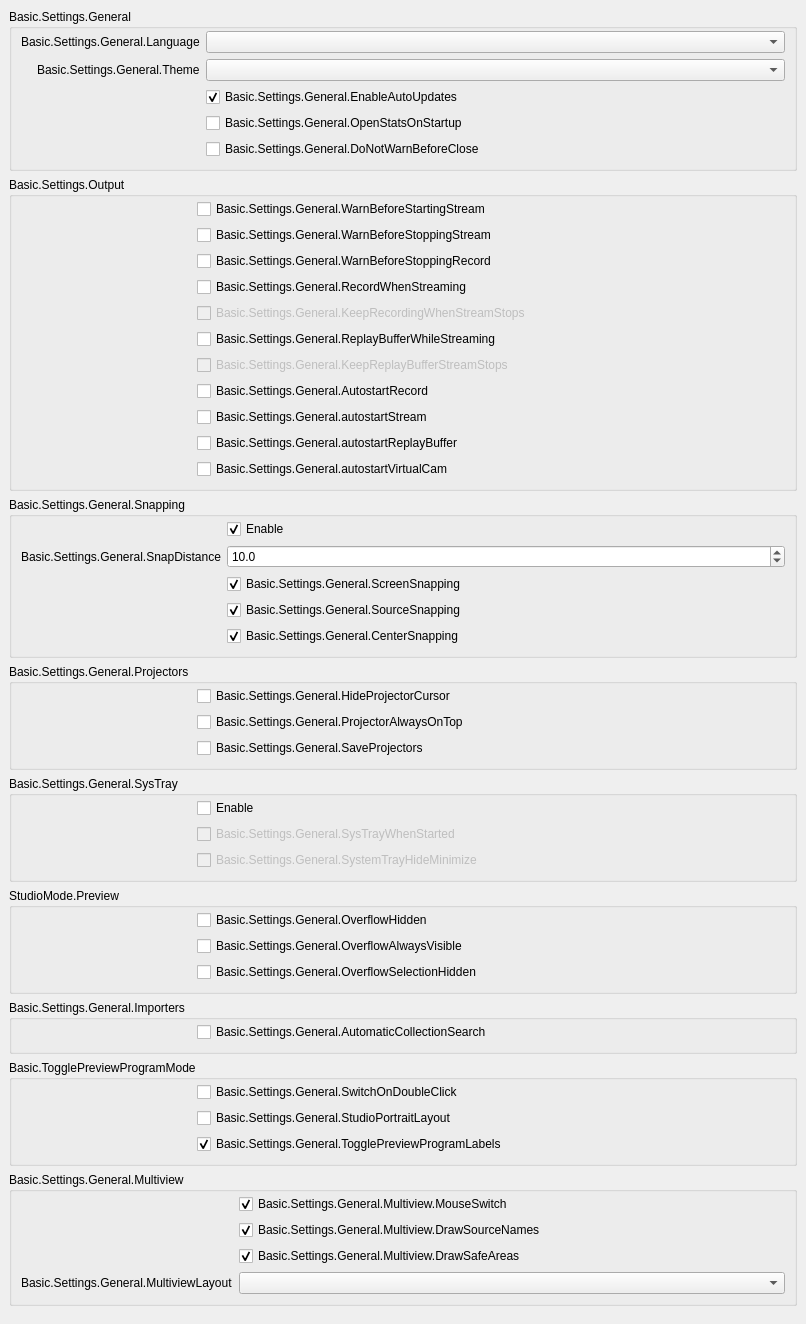
           <widget class="QWidget" name="scrollAreaWidgetContents_2">
            <property name="geometry">
             <rect>
              <x>0</x>
              <y>0</y>
              <width>806</width>
              <height>1254</height>
             </rect>
            </property>
            <layout class="QVBoxLayout" name="verticalLayout_19">
             <property name="leftMargin">
              <number>0</number>
             </property>
             <property name="topMargin">
              <number>0</number>
             </property>
             <property name="rightMargin">
              <number>0</number>
             </property>
             <property name="bottomMargin">
              <number>9</number>
             </property>
             <item alignment="Qt::AlignTop">
              <widget class="QWidget" name="widget_2" native="true">
               <layout class="QVBoxLayout" name="verticalLayout_20">
                <item>
                 <widget class="QGroupBox" name="groupBox_15">
                  <property name="title">
                   <string>Basic.Settings.General</string>
                  </property>
                  <layout class="QFormLayout" name="formLayout_32">
                   <property name="fieldGrowthPolicy">
                    <enum>QFormLayout::AllNonFixedFieldsGrow</enum>
                   </property>
                   <property name="labelAlignment">
                    <set>Qt::AlignRight|Qt::AlignTrailing|Qt::AlignVCenter</set>
                   </property>
                   <property name="topMargin">
                    <number>2</number>
                   </property>
                   <item row="0" column="0">
                    <widget class="QLabel" name="label">
                     <property name="text">
                      <string>Basic.Settings.General.Language</string>
                     </property>
                     <property name="buddy">
                      <cstring>language</cstring>
                     </property>
                    </widget>
                   </item>
                   <item row="0" column="1">
                    <widget class="QComboBox" name="language"/>
                   </item>
                   <item row="1" column="0">
                    <widget class="QLabel" name="label_42">
                     <property name="text">
                      <string>Basic.Settings.General.Theme</string>
                     </property>
                     <property name="buddy">
                      <cstring>theme</cstring>
                     </property>
                    </widget>
                   </item>
                   <item row="1" column="1">
                    <widget class="QComboBox" name="theme"/>
                   </item>
                   <item row="2" column="0">
                    <spacer name="horizontalSpacer_3">
                     <property name="orientation">
                      <enum>Qt::Horizontal</enum>
                     </property>
                     <property name="sizeType">
                      <enum>QSizePolicy::Fixed</enum>
                     </property>
                     <property name="sizeHint" stdset="0">
                      <size>
                       <width>170</width>
                       <height>5</height>
                      </size>
                     </property>
                    </spacer>
                   </item>
                   <item row="2" column="1">
                    <widget class="QCheckBox" name="enableAutoUpdates">
                     <property name="text">
                      <string>Basic.Settings.General.EnableAutoUpdates</string>
                     </property>
                     <property name="checked">
                      <bool>true</bool>
                     </property>
                    </widget>
                   </item>
                   <item row="3" column="1">
                    <widget class="QCheckBox" name="openStatsOnStartup">
                     <property name="text">
                      <string>Basic.Settings.General.OpenStatsOnStartup</string>
                     </property>
                    </widget>
                   </item>
                   <item row="4" column="1">
                    <widget class="QCheckBox" name="doNotWarnBeforeClose">
                     <property name="text">
                      <string>Basic.Settings.General.DoNotWarnBeforeClose</string>
                     </property>
                    </widget>
                   </item>
                  </layout>
                 </widget>
                </item>
                <item>
                 <widget class="QGroupBox" name="groupBox_16">
                  <property name="title">
                   <string>Basic.Settings.Output</string>
                  </property>
                  <layout class="QFormLayout" name="formLayout_2">
                   <property name="fieldGrowthPolicy">
                    <enum>QFormLayout::AllNonFixedFieldsGrow</enum>
                   </property>
                   <property name="topMargin">
                    <number>2</number>
                   </property>
                   <item row="0" column="0">
                    <spacer name="horizontalSpacer_5">
                     <property name="orientation">
                      <enum>Qt::Horizontal</enum>
                     </property>
                     <property name="sizeType">
                      <enum>QSizePolicy::Fixed</enum>
                     </property>
                     <property name="sizeHint" stdset="0">
                      <size>
                       <width>170</width>
                       <height>5</height>
                      </size>
                     </property>
                    </spacer>
                   </item>
                   <item row="0" column="1">
                    <widget class="QCheckBox" name="warnBeforeStreamStart">
                     <property name="text">
                      <string>Basic.Settings.General.WarnBeforeStartingStream</string>
                     </property>
                    </widget>
                   </item>
                   <item row="1" column="1">
                    <widget class="QCheckBox" name="warnBeforeStreamStop">
                     <property name="text">
                      <string>Basic.Settings.General.WarnBeforeStoppingStream</string>
                     </property>
                    </widget>
                   </item>
                   <item row="2" column="1">
                    <widget class="QCheckBox" name="warnBeforeRecordStop">
                     <property name="text">
                      <string>Basic.Settings.General.WarnBeforeStoppingRecord</string>
                     </property>
                    </widget>
                   </item>
                   <item row="3" column="1">
                    <widget class="QCheckBox" name="recordWhenStreaming">
                     <property name="text">
                      <string>Basic.Settings.General.RecordWhenStreaming</string>
                     </property>
                    </widget>
                   </item>
                   <item row="4" column="1">
                    <widget class="QCheckBox" name="keepRecordStreamStops">
                     <property name="enabled">
                      <bool>false</bool>
                     </property>
                     <property name="text">
                      <string>Basic.Settings.General.KeepRecordingWhenStreamStops</string>
                     </property>
                    </widget>
                   </item>
                   <item row="5" column="1">
                    <widget class="QCheckBox" name="replayWhileStreaming">
                     <property name="text">
                      <string>Basic.Settings.General.ReplayBufferWhileStreaming</string>
                     </property>
                    </widget>
                   </item>
                   <item row="6" column="1">
                    <widget class="QCheckBox" name="keepReplayStreamStops">
                     <property name="enabled">
                      <bool>false</bool>
                     </property>
                     <property name="text">
                      <string>Basic.Settings.General.KeepReplayBufferStreamStops</string>
                     </property>
                    </widget>
                   </item>
                   <item row="7" column="1">
                    <widget class="QCheckBox" name="autostartRecord">
                     <property name="text">
                      <string>Basic.Settings.General.AutostartRecord</string>
                     </property>
                    </widget>
                   </item>
                   <item row="8" column="1">
                    <widget class="QCheckBox" name="autostartStream">
                     <property name="text">
                      <string>Basic.Settings.General.autostartStream</string>
                     </property>
                    </widget>
                   </item>
                   <item row="9" column="1">
                    <widget class="QCheckBox" name="autostartReplayBuffer">
                     <property name="text">
                      <string>Basic.Settings.General.autostartReplayBuffer</string>
                     </property>
                    </widget>
                   </item>
                   <item row="10" column="1">
                    <widget class="QCheckBox" name="autostartVirtualCam">
                     <property name="text">
                      <string>Basic.Settings.General.autostartVirtualCam</string>
                     </property>
                    </widget>
                   </item>
                  </layout>
                 </widget>
                </item>
                <item>
                 <widget class="QGroupBox" name="groupBox_10">
                  <property name="enabled">
                   <bool>true</bool>
                  </property>
                  <property name="sizePolicy">
                   <sizepolicy hsizetype="Preferred" vsizetype="Maximum">
                    <horstretch>0</horstretch>
                    <verstretch>0</verstretch>
                   </sizepolicy>
                  </property>
                  <property name="title">
                   <string>Basic.Settings.General.Snapping</string>
                  </property>
                  <property name="flat">
                   <bool>false</bool>
                  </property>
                  <layout class="QFormLayout" name="formLayout_21">
                   <property name="fieldGrowthPolicy">
                    <enum>QFormLayout::AllNonFixedFieldsGrow</enum>
                   </property>
                   <property name="labelAlignment">
                    <set>Qt::AlignRight|Qt::AlignTrailing|Qt::AlignVCenter</set>
                   </property>
                   <property name="topMargin">
                    <number>2</number>
                   </property>
                   <item row="0" column="1">
                    <widget class="QCheckBox" name="snappingEnabled">
                     <property name="text">
                      <string>Enable</string>
                     </property>
                     <property name="checked">
                      <bool>true</bool>
                     </property>
                    </widget>
                   </item>
                   <item row="2" column="1">
                    <widget class="QCheckBox" name="screenSnapping">
                     <property name="text">
                      <string>Basic.Settings.General.ScreenSnapping</string>
                     </property>
                     <property name="checked">
                      <bool>true</bool>
                     </property>
                    </widget>
                   </item>
                   <item row="4" column="1">
                    <widget class="QCheckBox" name="centerSnapping">
                     <property name="text">
                      <string>Basic.Settings.General.CenterSnapping</string>
                     </property>
                     <property name="checked">
                      <bool>true</bool>
                     </property>
                    </widget>
                   </item>
                   <item row="3" column="1">
                    <widget class="QCheckBox" name="sourceSnapping">
                     <property name="text">
                      <string>Basic.Settings.General.SourceSnapping</string>
                     </property>
                     <property name="checked">
                      <bool>true</bool>
                     </property>
                    </widget>
                   </item>
                   <item row="1" column="1">
                    <widget class="QDoubleSpinBox" name="snapDistance">
                     <property name="decimals">
                      <number>1</number>
                     </property>
                     <property name="singleStep">
                      <double>0.500000000000000</double>
                     </property>
                     <property name="value">
                      <double>10.000000000000000</double>
                     </property>
                    </widget>
                   </item>
                   <item row="1" column="0">
                    <widget class="QLabel" name="label_9">
                     <property name="text">
                      <string>Basic.Settings.General.SnapDistance</string>
                     </property>
                     <property name="buddy">
                      <cstring>snapDistance</cstring>
                     </property>
                    </widget>
                   </item>
                   <item row="3" column="0">
                    <spacer name="horizontalSpacer_4">
                     <property name="orientation">
                      <enum>Qt::Horizontal</enum>
                     </property>
                     <property name="sizeType">
                      <enum>QSizePolicy::Fixed</enum>
                     </property>
                     <property name="sizeHint" stdset="0">
                      <size>
                       <width>170</width>
                       <height>5</height>
                      </size>
                     </property>
                    </spacer>
                   </item>
                  </layout>
                 </widget>
                </item>
                <item>
                 <widget class="QGroupBox" name="groupBox_14">
                  <property name="title">
                   <string>Basic.Settings.General.Projectors</string>
                  </property>
                  <layout class="QFormLayout" name="formLayout_28">
                   <property name="fieldGrowthPolicy">
                    <enum>QFormLayout::AllNonFixedFieldsGrow</enum>
                   </property>
                   <property name="topMargin">
                    <number>2</number>
                   </property>
                   <item row="0" column="1">
                    <widget class="QCheckBox" name="hideProjectorCursor">
                     <property name="text">
                      <string>Basic.Settings.General.HideProjectorCursor</string>
                     </property>
                    </widget>
                   </item>
                   <item row="1" column="1">
                    <widget class="QCheckBox" name="projectorAlwaysOnTop">
                     <property name="text">
                      <string>Basic.Settings.General.ProjectorAlwaysOnTop</string>
                     </property>
                    </widget>
                   </item>
                   <item row="2" column="1">
                    <widget class="QCheckBox" name="saveProjectors">
                     <property name="text">
                      <string>Basic.Settings.General.SaveProjectors</string>
                     </property>
                    </widget>
                   </item>
                   <item row="1" column="0">
                    <spacer name="horizontalSpacer">
                     <property name="orientation">
                      <enum>Qt::Horizontal</enum>
                     </property>
                     <property name="sizeType">
                      <enum>QSizePolicy::Fixed</enum>
                     </property>
                     <property name="sizeHint" stdset="0">
                      <size>
                       <width>170</width>
                       <height>5</height>
                      </size>
                     </property>
                    </spacer>
                   </item>
                  </layout>
                 </widget>
                </item>
                <item>
                 <widget class="QGroupBox" name="groupBox_13">
                  <property name="title">
                   <string>Basic.Settings.General.SysTray</string>
                  </property>
                  <layout class="QFormLayout" name="formLayout_29">
                   <property name="fieldGrowthPolicy">
                    <enum>QFormLayout::AllNonFixedFieldsGrow</enum>
                   </property>
                   <property name="topMargin">
                    <number>2</number>
                   </property>
                   <item row="0" column="1">
                    <widget class="QCheckBox" name="systemTrayEnabled">
                     <property name="text">
                      <string>Enable</string>
                     </property>
                    </widget>
                   </item>
                   <item row="1" column="1">
                    <widget class="QCheckBox" name="systemTrayWhenStarted">
                     <property name="enabled">
                      <bool>false</bool>
                     </property>
                     <property name="text">
                      <string>Basic.Settings.General.SysTrayWhenStarted</string>
                     </property>
                    </widget>
                   </item>
                   <item row="2" column="1">
                    <widget class="QCheckBox" name="systemTrayAlways">
                     <property name="enabled">
                      <bool>false</bool>
                     </property>
                     <property name="text">
                      <string>Basic.Settings.General.SystemTrayHideMinimize</string>
                     </property>
                    </widget>
                   </item>
                   <item row="1" column="0">
                    <spacer name="horizontalSpacer_2">
                     <property name="orientation">
                      <enum>Qt::Horizontal</enum>
                     </property>
                     <property name="sizeType">
                      <enum>QSizePolicy::Fixed</enum>
                     </property>
                     <property name="sizeHint" stdset="0">
                      <size>
                       <width>170</width>
                       <height>5</height>
                      </size>
                     </property>
                    </spacer>
                   </item>
                  </layout>
                 </widget>
                </item>
                <item>
                 <widget class="QGroupBox" name="groupBox_18">
                  <property name="title">
                   <string>StudioMode.Preview</string>
                  </property>
                  <layout class="QFormLayout" name="formLayout_35">
                   <property name="fieldGrowthPolicy">
                    <enum>QFormLayout::AllNonFixedFieldsGrow</enum>
                   </property>
                   <property name="labelAlignment">
                    <set>Qt::AlignRight|Qt::AlignTrailing|Qt::AlignVCenter</set>
                   </property>
                   <property name="topMargin">
                    <number>2</number>
                   </property>
                   <item row="1" column="1">
                    <widget class="QCheckBox" name="overflowAlwaysVisible">
                     <property name="text">
                      <string>Basic.Settings.General.OverflowAlwaysVisible</string>
                     </property>
                    </widget>
                   </item>
                   <item row="0" column="0">
                    <spacer name="horizontalSpacer_25">
                     <property name="orientation">
                      <enum>Qt::Horizontal</enum>
                     </property>
                     <property name="sizeHint" stdset="0">
                      <size>
                       <width>170</width>
                       <height>5</height>
                      </size>
                     </property>
                    </spacer>
                   </item>
                   <item row="2" column="1">
                    <widget class="QCheckBox" name="overflowSelectionHide">
                     <property name="text">
                      <string>Basic.Settings.General.OverflowSelectionHidden</string>
                     </property>
                    </widget>
                   </item>
                   <item row="0" column="1">
                    <widget class="QCheckBox" name="overflowHide">
                     <property name="text">
                      <string>Basic.Settings.General.OverflowHidden</string>
                     </property>
                    </widget>
                   </item>
                  </layout>
                 </widget>
                </item>
                <item>
                 <widget class="QGroupBox" name="groupBox_19">
                  <property name="title">
                   <string>Basic.Settings.General.Importers</string>
                  </property>
                  <layout class="QFormLayout" name="formLayout_36">
                   <property name="fieldGrowthPolicy">
                    <enum>QFormLayout::AllNonFixedFieldsGrow</enum>
                   </property>
                   <property name="labelAlignment">
                    <set>Qt::AlignRight|Qt::AlignTrailing|Qt::AlignVCenter</set>
                   </property>
                   <property name="topMargin">
                    <number>2</number>
                   </property>
                   <item row="0" column="0">
                    <spacer name="horizontalSpacer_26">
                     <property name="orientation">
                      <enum>Qt::Horizontal</enum>
                     </property>
                     <property name="sizeHint" stdset="0">
                      <size>
                       <width>170</width>
                       <height>5</height>
                      </size>
                     </property>
                    </spacer>
                   </item>
                   <item row="0" column="1">
                    <widget class="QCheckBox" name="automaticSearch">
                     <property name="text">
                      <string>Basic.Settings.General.AutomaticCollectionSearch</string>
                     </property>
                    </widget>
                   </item>
                  </layout>
                 </widget>
                </item>
                <item>
                 <widget class="QGroupBox" name="groupBox_11">
                  <property name="title">
                   <string>Basic.TogglePreviewProgramMode</string>
                  </property>
                  <layout class="QFormLayout" name="formLayout_31">
                   <property name="fieldGrowthPolicy">
                    <enum>QFormLayout::AllNonFixedFieldsGrow</enum>
                   </property>
                   <property name="labelAlignment">
                    <set>Qt::AlignRight|Qt::AlignTrailing|Qt::AlignVCenter</set>
                   </property>
                   <property name="topMargin">
                    <number>2</number>
                   </property>
                   <item row="0" column="1">
                    <widget class="QCheckBox" name="doubleClickSwitch">
                     <property name="text">
                      <string>Basic.Settings.General.SwitchOnDoubleClick</string>
                     </property>
                    </widget>
                   </item>
                   <item row="0" column="0">
                    <spacer name="horizontalSpacer_6">
                     <property name="orientation">
                      <enum>Qt::Horizontal</enum>
                     </property>
                     <property name="sizeHint" stdset="0">
                      <size>
                       <width>170</width>
                       <height>5</height>
                      </size>
                     </property>
                    </spacer>
                   </item>
                   <item row="1" column="1">
                    <widget class="QCheckBox" name="studioPortraitLayout">
                     <property name="text">
                      <string>Basic.Settings.General.StudioPortraitLayout</string>
                     </property>
                    </widget>
                   </item>
                   <item row="2" column="1">
                    <widget class="QCheckBox" name="prevProgLabelToggle">
                     <property name="text">
                      <string>Basic.Settings.General.TogglePreviewProgramLabels</string>
                     </property>
                     <property name="checked">
                      <bool>true</bool>
                     </property>
                    </widget>
                   </item>
                  </layout>
                 </widget>
                </item>
                <item>
                 <widget class="QGroupBox" name="groupBoxMultiview">
                  <property name="title">
                   <string>Basic.Settings.General.Multiview</string>
                  </property>
                  <layout class="QFormLayout" name="formLayoutMultiview">
                   <property name="fieldGrowthPolicy">
                    <enum>QFormLayout::AllNonFixedFieldsGrow</enum>
                   </property>
                   <property name="labelAlignment">
                    <set>Qt::AlignRight|Qt::AlignTrailing|Qt::AlignVCenter</set>
                   </property>
                   <property name="topMargin">
                    <number>2</number>
                   </property>
                   <item row="0" column="0">
                    <spacer name="horizontalSpacerMultiview">
                     <property name="orientation">
                      <enum>Qt::Horizontal</enum>
                     </property>
                     <property name="sizeType">
                      <enum>QSizePolicy::Fixed</enum>
                     </property>
                     <property name="sizeHint" stdset="0">
                      <size>
                       <width>170</width>
                       <height>5</height>
                      </size>
                     </property>
                    </spacer>
                   </item>
                   <item row="0" column="1">
                    <widget class="QCheckBox" name="multiviewMouseSwitch">
                     <property name="text">
                      <string>Basic.Settings.General.Multiview.MouseSwitch</string>
                     </property>
                     <property name="checked">
                      <bool>true</bool>
                     </property>
                    </widget>
                   </item>
                   <item row="1" column="1">
                    <widget class="QCheckBox" name="multiviewDrawNames">
                     <property name="text">
                      <string>Basic.Settings.General.Multiview.DrawSourceNames</string>
                     </property>
                     <property name="checked">
                      <bool>true</bool>
                     </property>
                    </widget>
                   </item>
                   <item row="2" column="1">
                    <widget class="QCheckBox" name="multiviewDrawAreas">
                     <property name="text">
                      <string>Basic.Settings.General.Multiview.DrawSafeAreas</string>
                     </property>
                     <property name="checked">
                      <bool>true</bool>
                     </property>
                    </widget>
                   </item>
                   <item row="3" column="1">
                    <widget class="QComboBox" name="multiviewLayout"/>
                   </item>
                   <item row="3" column="0">
                    <widget class="QLabel" name="label_64">
                     <property name="text">
                      <string>Basic.Settings.General.MultiviewLayout</string>
                     </property>
                     <property name="buddy">
                      <cstring>multiviewLayout</cstring>
                     </property>
                    </widget>
                   </item>
                  </layout>
                 </widget>
                </item>
               </layout>
              </widget>
             </item>
            </layout>
           </widget>
